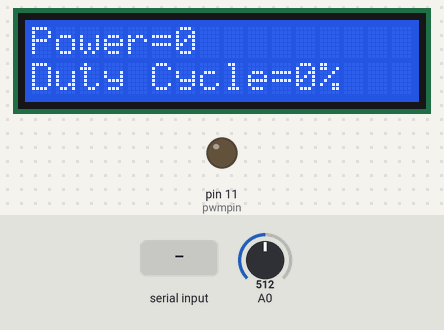
A sketch run on a simulated Arduino Uno, built with avr-gcc and run on an emulated ATmega328P. Parts: 16×2 character LCD, output pins drawn as LEDs (lit = HIGH). The inputs (shaded band) are chosen by the test bench; at power-on: A0 = 512. What the sketch prints to the serial monitor is not drawn.

Above: at 1.27 s.
1.3 s: A0 set to 205
At 1.37 s:
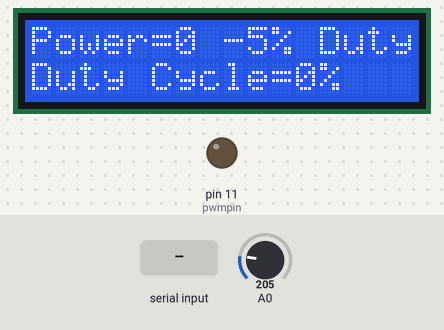
3.1 s: A0 set to 183
At 3.44 s:
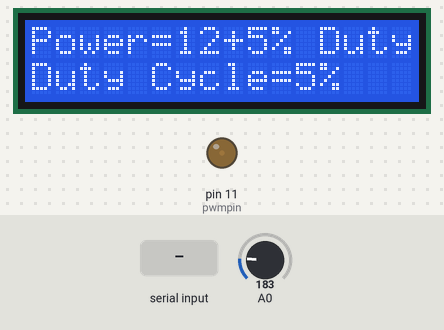
5.0 s: A0 set to 565
At 5.1 s:
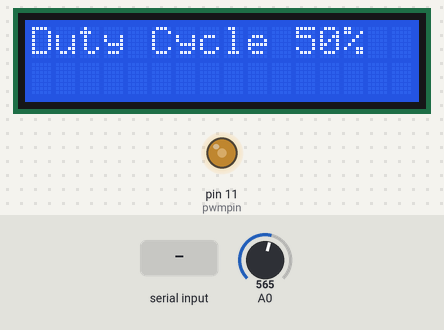
7.1 s: "a" received over Serial
At 7.31 s:
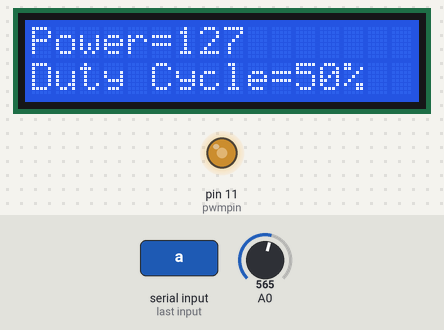
8.7 s: A0 set to 538
At 9.0 s:
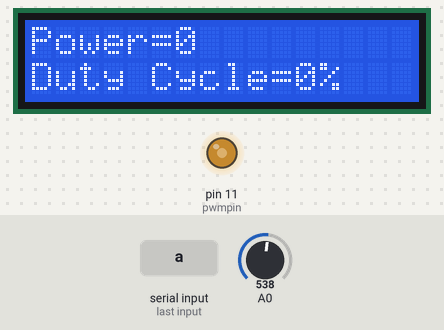
11.1 s: A0 set to 40
At 11.2 s:
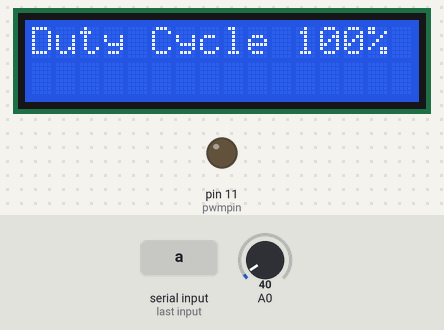
Timing chart, 0 to 14.1 s (numbered marks = the images above; inputs shaded):
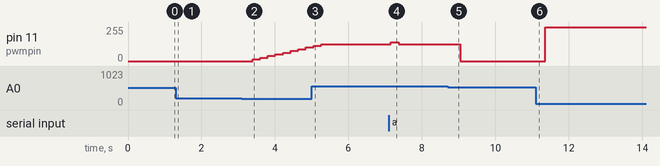

Measured:
- the behaviour switches between 195 and 194 on A0 (found by bisection; images 1 and 2)
- after the input at 1.3 s, the display: changes at once (image 1)
- after the input at 3.1 s, pin 11 (pwmpin): moves from 0/255 to 102/255 over 1.5 s, starting after 0.29 s; the display: first changes after 0.09 s (image 2 shows a later state)
- after the input at 5.0 s, pin 11 (pwmpin): goes on until 5.3 s, then stays 127/255; the display: changes after 0.06 s (image 3)
- after the input at 7.1 s, pin 11 (pwmpin): 127/255 → 140/255 after 0.06 s, → 127/255 0.21 s later
- after the input at 8.7 s, pin 11 (pwmpin): 127/255 → 0/255 after 0.35 s; the display: first differs from a run without the input after 0.14 s (image 5 shows a later state)
- after the input at 11.1 s, pin 11 (pwmpin): 0/255 → 255/255 after 0.26 s; the display: changes after 0.05 s (image 6)

The sketch:

LCD_shield_pwm.ino
```cpp
// Programa : Simple Variable PWM for Arduino
// Autor : Flavio Lira

#include <Wire.h>
#include <LiquidCrystal.h>

LiquidCrystal lcd(8, 9, 4, 5, 6, 7);
int pwmpin = 11; //The N-Channel MOSFET is on digital pin 11
int pwm_duty = 0; //Power level fro 0 to 100%
int power = map(power, 0, 100, 0, 255); //This is a value from 0 to 255 that actually controls the MOSFET
int lcd_key     = 0;
int adc_key_in  = 0;

#define btnRIGHT  0
#define btnUP     1
#define btnDOWN   2
#define btnLEFT   3
#define btnSELECT 4
#define btnNONE   5

int read_LCD_buttons(){               // read the buttons
    adc_key_in = analogRead(0);       // read the value from the sensor

    // my buttons when read are centered at these valies: 0, 144, 329, 504, 741
    // we add approx 50 to those values and check to see if we are close
    // We make this the 1st option for speed reasons since it will be the most likely result

    if (adc_key_in > 1000) return btnNONE;

    // For V1.1 us this threshold
    //if (adc_key_in < 50)   return btnRIGHT;
    //if (adc_key_in < 250)  return btnUP;
    //if (adc_key_in < 450)  return btnDOWN;
    //if (adc_key_in < 650)  return btnLEFT;
    //if (adc_key_in < 850)  return btnSELECT;

   // For V1.0 comment the other threshold and use the one below:

     if (adc_key_in < 50)   return btnRIGHT;
     if (adc_key_in < 195)  return btnUP;
     if (adc_key_in < 380)  return btnDOWN;
     if (adc_key_in < 555)  return btnLEFT;
     if (adc_key_in < 790)  return btnSELECT;


    return btnNONE;                // when all others fail, return this.
}

void setup()
{
//TCCR0B = TCCR0B & 0b11111000 | 0x02;
//TCCR1B = TCCR1B & 0b11111000 | 0x02;
//TCCR2B = TCCR2B & 0b11111000 | 0x02;
//TCCR3B = TCCR3B & 0b11111000 | 0x02;
 lcd.begin (16,2);
 Serial.begin(9600);
}

void loop()
{

  lcd_key = read_LCD_buttons();   // read the buttons

   switch (lcd_key){               // depending on which button was pushed, we perform an action

       case btnRIGHT:{
          lcd.clear();
          //lcd.setCursor(8,0);
          pwm_duty = 100;
          power = map(pwm_duty, 0, 100, 0, 255);
          lcd.print("Duty Cycle 100%");
          delay (100);
          lcd.clear();
          break;
         }
       case btnLEFT:{
          lcd.clear();
          //lcd.setCursor(8,0);
          pwm_duty = 0;
          power = map(pwm_duty, 0, 100, 0, 255);
          lcd.print("Duty Cycle 0%");
          delay (100);
          lcd.clear();
          break;
       }
       case btnUP:{
             lcd.setCursor(8,0);
             pwm_duty += 5;
             if(pwm_duty > 100) pwm_duty = 100;
             power = map(pwm_duty, 0, 100, 0, 255);
             lcd.print("+5% Duty");
             delay (100);
             lcd.clear();
             break;
       }
       case btnDOWN:{
             lcd.setCursor(8,0);
             pwm_duty -= 5;
             if(pwm_duty < 0)   pwm_duty = 0;
             power = map(pwm_duty, 0, 100, 0, 255);
             lcd.print("-5% Duty");
             delay (100);
             lcd.clear();
             break;
       }
       case btnSELECT:{
          lcd.clear();
          //lcd.setCursor(8,0);
          pwm_duty = 50;
          power = map(pwm_duty, 0, 100, 0, 255);
          lcd.print("Duty Cycle 50%");
          delay (100);
          lcd.clear();
          break;
       }
       //case btnNONE:{
       //      lcd.print("NONE  ");  //  No action  will show "None" on the screen
       //      break;
       //}
   }


  lcd.setBacklight(HIGH);
  lcd.setCursor(0,0);
  lcd.print("Power=");
  lcd.print(power);
  lcd.setCursor(0,1);
  lcd.print("Duty Cycle=");
  lcd.print(pwm_duty);
  lcd.print("%");
  delay (100);
  char option;

  if(Serial.available() > 0)
  {
    option = Serial.read();
    if(option == 'a')
    pwm_duty += 5;
    else if(option == 'z')
    pwm_duty -= 5;
    if(pwm_duty > 100) pwm_duty = 100;
    if(pwm_duty < 0)   pwm_duty = 0;

  power = map(pwm_duty, 0, 100, 0, 255);
  }

Serial.print("Power=");
Serial.print(power);
Serial.print(" pwm_duty=");
Serial.println(pwm_duty);


analogWrite(pwmpin, power); //Write this new value out to the port


}
```
